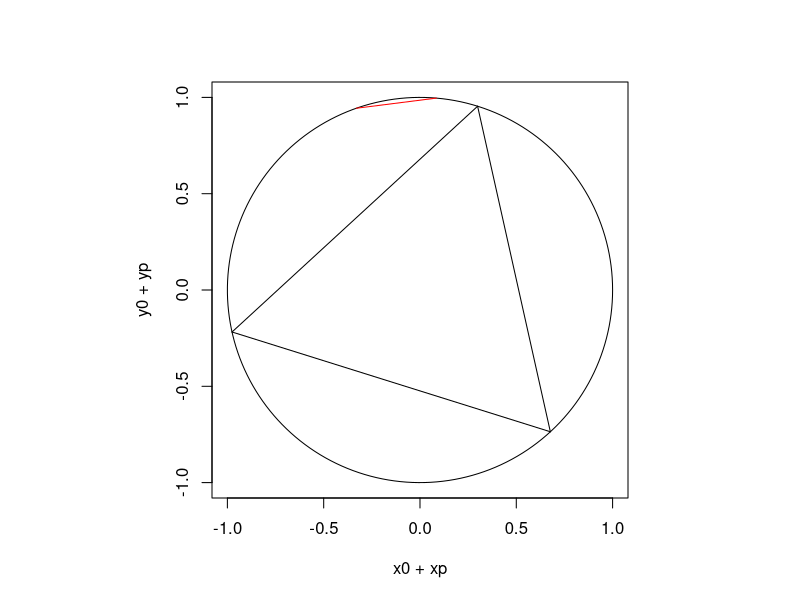

Reproduce this figure in R.
# Illustrates the Betrand paradox with a triangle in circle.
# See, for example, the Wikipedia article:
# https://en.wikipedia.org/wiki/Bertrand_paradox_(probability)
# Author: H. Paul Keeler, 2019.

r=1; #circle radius
x0=0; y0=0; #centre of circle

#points for circle
t=seq(0,2*pi,len=200);
xp=r*cos(t); yp=r*sin(t);

#angles of triangle corners
thetaTri1=2*pi*runif(1);
thetaTri2=thetaTri1+2*pi/3;
thetaTri3=thetaTri1-2*pi/3;
#points for equalateral triangle
xTri1=x0+r*cos(thetaTri1);yTri1=x0+r*sin(thetaTri1);
xTri2=x0+r*cos(thetaTri2);yTri2=x0+r*sin(thetaTri2);
xTri3=x0+r*cos(thetaTri3);yTri3=x0+r*sin(thetaTri3);

#angles of chords 
thetaChord1=2*pi*runif(1);
thetaChord2=2*pi*runif(1);
#points chord
xChord1=x0+r*cos(thetaChord1);yChord1=x0+r*sin(thetaChord1);
xChord2=x0+r*cos(thetaChord2);yChord2=x0+r*sin(thetaChord2);

#Plotting
#draw circle
par(pty="s"); #use square plotting region
plot(x0+xp,y0+yp,type="l", col='black');

#draw triangle
lines(c(xTri1,xTri2),c(yTri1,yTri2));
lines(c(xTri2,xTri3),c(yTri2,yTri3));
lines(c(xTri3,xTri1),c(yTri3,yTri1));

#draw chord
lines(c(xChord1,xChord2),c(yChord1,yChord2),col='red');